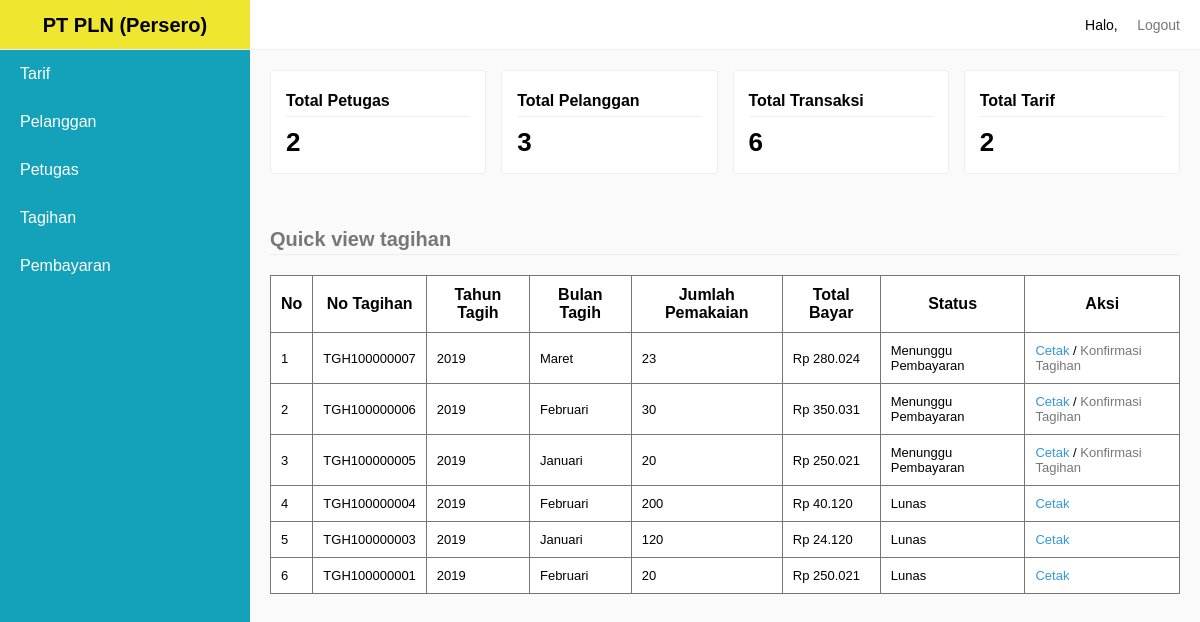
The page /sources/petugas/home.php on the database as committed earlier.
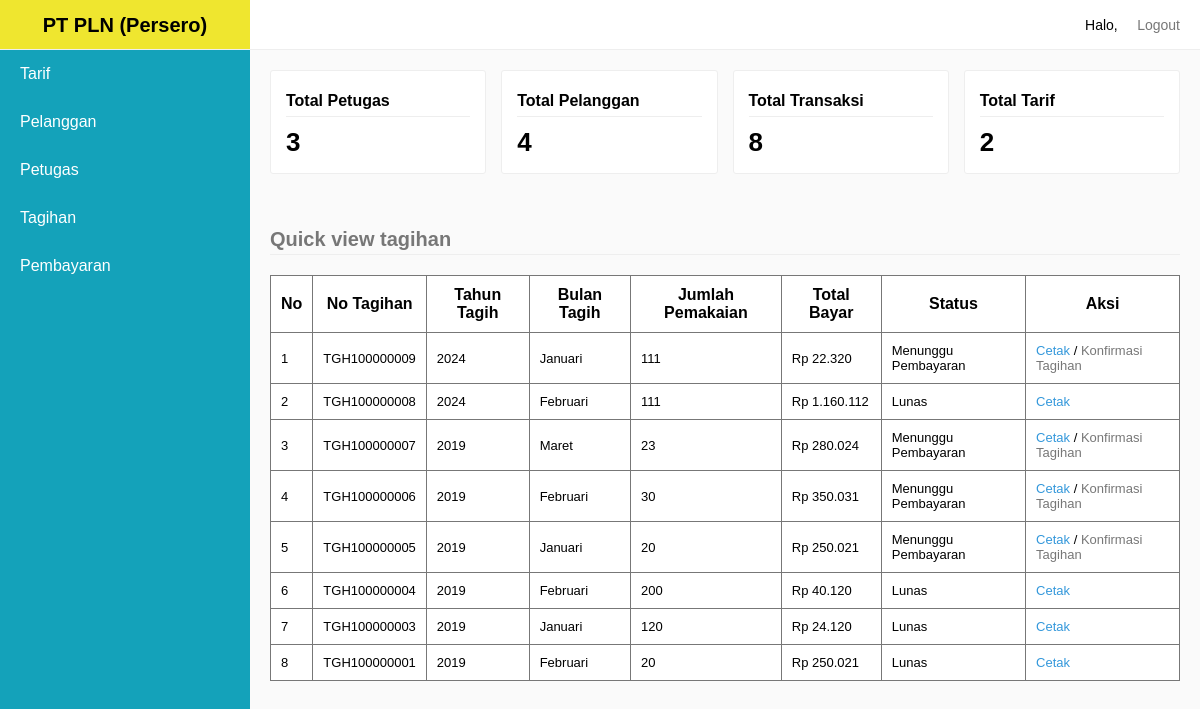
The same page on the database as committed later.
### tables this page shows
CREATE TABLE `tb_tagihan` (
  `KodeTagihan` int(11) NOT NULL,
  `NoTagihan` varchar(100) NOT NULL,
  `NoPelanggan` varchar(100) NOT NULL,
  `TahunTagih` int(20) NOT NULL,
  `BulanTagih` varchar(20) NOT NULL,
  `JumlahPemakaian` varchar(100) NOT NULL,
  `TotalBayar` double(10,0) NOT NULL,
  `Status` varchar(10) NOT NULL
);

### sources/petugas/home.php (the view, shortened to what this page needs)
<?php
	require_once "sources/maintemplate/header.php";
?>
<div class="information-card">
	<div class="card">
		<div class="card-body">
			<span>Total Petugas</span>
			<h1 class="count">
			<?php
				$selectQuery = mysqli_query($connect, "SELECT * FROM tb_login WHERE Level <> 'Pelanggan'");
				if(mysqli_num_rows($selectQuery) > 0) {
					echo mysqli_num_rows($selectQuery);
				} else {
					echo "0";
				}
			?>
			</h1>
		</div>
	</div>
	<div class="card">
		<div class="card-body">
			<span>Total Pelanggan</span>
			<h1 class="count">
			<?php
				$selectQuery = mysqli_query($connect, "SELECT * FROM tb_pelanggan");
				if(mysqli_num_rows($selectQuery) > 0) {
					echo mysqli_num_rows($selectQuery);
				} else {
					echo "0";
				}
			?>
			</h1>
		</div>
	</div>
	<div class="card">
		<div class="card-body">
			<span>Total Transaksi</span>
			<h1 class="count">
			<?php
				$selectQuery = mysqli_query($connect, "SELECT * FROM tb_tagihan");
				if(mysqli_num_rows($selectQuery) > 0) {
					echo mysqli_num_rows($selectQuery);
				} else {
					echo "0";
				}
			?>
			</h1>
		</div>
	</div>
	<div class="card">
		<div class="card-body">
			<span>Total Tarif</span>
			<h1 class="count">
			<?php
				$selectQuery = mysqli_query($connect, "SELECT * FROM tb_tarif");
				if(mysqli_num_rows($selectQuery) > 0) {
					echo mysqli_num_rows($selectQuery);
				} else {
					echo "0";
				}
			?>
			</h1>
		</div>
	</div>
</div>
<?php
	$selectTagihan = mysqli_query($connect, "SELECT * FROM tb_tagihan ORDER BY KodeTagihan DESC");
	if(mysqli_num_rows($selectTagihan) > 0) {
?>
<legend>Quick view tagihan</legend>
<table style="border-collapse: collapse;" border="1">
	<tr>
		<th>No</th>
		<th>No Tagihan</th>
		<th>Tahun Tagih</th>
		<th>Bulan Tagih</th>
		<th>Jumlah Pemakaian</th>
		<th>Total Bayar</th>
		<th>Status</th>
		<th>Aksi</th>
	</tr>
	<?php
		$No = 1;
		while($row = mysqli_fetch_assoc($selectTagihan)) {
	?>
	<tr>
		<td><?php echo $No; ?></td>
		<td><?php echo $row['NoTagihan']; ?></td>
		<td><?php echo $row['TahunTagih']; ?></td>
		<td>
			<?php
				$bulan = [
					1 => 'Januari',
					2 => 'Februari',
					3 => 'Maret',
					4 => 'April',
					5 => 'Mei',
					6 => 'Juni',
					7 => 'Juli',
					8 => 'Agustus',
					9 => 'September',
					10 => 'Oktober',
					11 => 'November',
					12 => 'Desember',
				];
				echo $bulan[$row['BulanTagih']];
			?>
		</td>
		<td><?php echo $row['JumlahPemakaian']; ?></td>
		<td><?php echo "Rp ".number_format($row['TotalBayar'], 0, '', '.'); ?></td>
		<td>
			<?php
				if($row['Status'] == 0) {
					echo "Menunggu Pembayaran";
				} else if($row['Status'] == 1) {
					echo "Menunggu Konfirmasi";
				} else {
					echo "Lunas";
				}
			?>
		</td>
		<td>
			<a href="index.php?pages=cetaktagihan&amp;NoPelanggan=<?php echo $row['NoPelanggan']; ?>&amp;NoTagihan=<?php echo $row['NoTagihan']; ?>">Cetak</a>
			<?php
				if($row['Status'] != 2) {
			?>
			/ <a href="index.php?pages=inputpembayaran&KodeTagihan=<?php echo $row['KodeTagihan']; ?>" style="color: #777;">Konfirmasi Tagihan</a>
			<?php
				}
			?>
		</td>
	</tr>
	<?php
			$No++;
		}
	?>
</table>
<?php
	} else {
		echo "Data Tagihan Tidak ada";
	}
	require_once "sources/maintemplate/footer.php";

### sources/maintemplate/header.php (shortened to what this page needs)
<!DOCTYPE html>
<html>
<head>
	<link rel="stylesheet" type="text/css" href="assets/style.css">
</head>
<body>
	<div class="navbar">
		<div class="pull-right">
			<li class="loggedAs">Halo, <?php echo $data['NamaLengkap']; ?></li>
			<li><a href="index.php?process=logout">Logout</a></li>
		</div>
	</div>
	<div class="sidebar">
		<li class="brand">
			<?php
				if($data['Level'] == "Pelanggan") {
					echo '<a href="index.php?pages=home-pelanggan">PT PLN (Persero)</a>';
				} else if($data['Level'] == "Petugas") {
					echo '<a href="index.php?pages=home-petugas">PT PLN (Persero)</a>';
				} else {
					echo '<a href="index.php?pages=home-admin">PT PLN (Persero)</a>';
				}
			?>
		</li>
		<?php
			if($data['Level'] == "Pelanggan" || $data['Level'] == "Petugas") {
		?>
		<li><a href="index.php?pages=tagihan" <?php echo $_GET['pages'] == "tagihan" ? 'class="active"': ''; ?>>Tagihan</a></li>
		<li><a href="index.php?pages=pembayaran" <?php echo $_GET['pages'] == "pembayaran" ? 'class="active"': ''; ?>>Pembayaran</a></li>
		<?php
			} else {
		?>
		<li><a href="index.php?pages=tarif" <?php echo $_GET['pages'] == "tarif" ? 'class="active"': ''; ?>>Tarif</a></li>
		<li><a href="index.php?pages=pelanggan" <?php echo $_GET['pages'] == "pelanggan" ? 'class="active"': ''; ?>>Pelanggan</a></li>
		<li><a href="index.php?pages=petugas" <?php echo $_GET['pages'] == "petugas" ? 'class="active"': ''; ?>>Petugas</a></li>
		<li><a href="index.php?pages=tagihan" <?php echo $_GET['pages'] == "tagihan" ? 'class="active"': ''; ?>>Tagihan</a></li>
		<li><a href="index.php?pages=pembayaran" <?php echo $_GET['pages'] == "pembayaran" ? 'class="active"': ''; ?>>Pembayaran</a></li>
		<?php
			}
		?>
	</div>
	<div class="content">

### sources/maintemplate/footer.php (shortened to what this page needs)
		</div>
	</body>
</html>

### assets/style.css (style rules this page uses)
* { padding:0; margin:0; box-sizing: border-box; font-family: sans-serif; }
legend { border-bottom: 1px solid #eee; line-height: 30px; margin-bottom: 20px; font-size: 20px; font-weight: bold; color: #777; }
body { background-color: #fafafa; }
li { list-style: none; }
table { border-collapse: collapse; border: 1px solid #777; width:100%; background-color: #fff; margin-bottom: 20px; }
table td { font-size: 13px; }
table tr > td:last-child a { text-decoration: none; }
table tr > td:last-child a:last-child { color: #E74C3C; }
table tr > td:last-child a:first-child { color: #3498DB; }
table td, th { border: 1px solid #777; padding: 10px; }
.navbar { height: 50px; background-color: #fff; border-bottom: 1px solid #eee; line-height: 50px; padding:0 20px; position: fixed; width:100%; top:0; z-index: 1; }
.navbar li { display: inline-block; }
.navbar .loggedAs { font-size: 14px; display: inline-block; }
.navbar li > a { padding-left:15px; text-decoration: none; color: #777; font-size: 14px; }
.pull-right { float:right; }
.sidebar { background-color: #14a2ba; width:250px; height:100%; position: fixed; top:0; left:0; z-index:2; }
.sidebar .brand { height:50px; background-color: #efe62f; border-bottom: 1px solid #eee; line-height: 20px; text-align: center; font-size: 20px; }
.sidebar .brand a { padding: 15px 20px; display: block; color: #000; text-decoration: none; font-weight: bold; }
.sidebar li:not(.brand) > a { padding: 15px 20px; display: block; color: #fff; text-decoration: none; }
div.content { margin-left:270px; margin-top: 70px; margin-right:20px; }
div.content .card { margin-bottom: 50px; }
div.information-card { display: flex; }
div.information-card .card { width:25%; margin-right:15px; }
div.information-card .card:last-child { margin-right: 0px; }
div.card { background-color: #fff; border: 1px solid #eee; border-radius: 3px; }
div.card-body { padding: 15px; }
div.information-card span { font-weight: bold; font-size: 16px; display: block; border-bottom: 1px solid #eee; line-height: 30px; margin-bottom: 10px; }
div.information-card .count { font-size: 26px; font-weight: bold; }

Rows that differ between the two databases and show on the page:
added tb_tagihan: NoTagihan "TGH100000009", TahunTagih "2024", BulanTagih "Januari", JumlahPemakaian "111", TotalBayar "22.320", Status "Menunggu Pembayaran"
added tb_tagihan: NoTagihan "TGH100000008", TahunTagih "2024", BulanTagih "Februari", JumlahPemakaian "111", TotalBayar "1.160.112", Status "Lunas"
Other text that changed with them:
mysqli_num_rows($selectQuery): "2" → "3"
mysqli_num_rows($selectQuery): "3" → "4"
mysqli_num_rows($selectQuery): "6" → "8"
